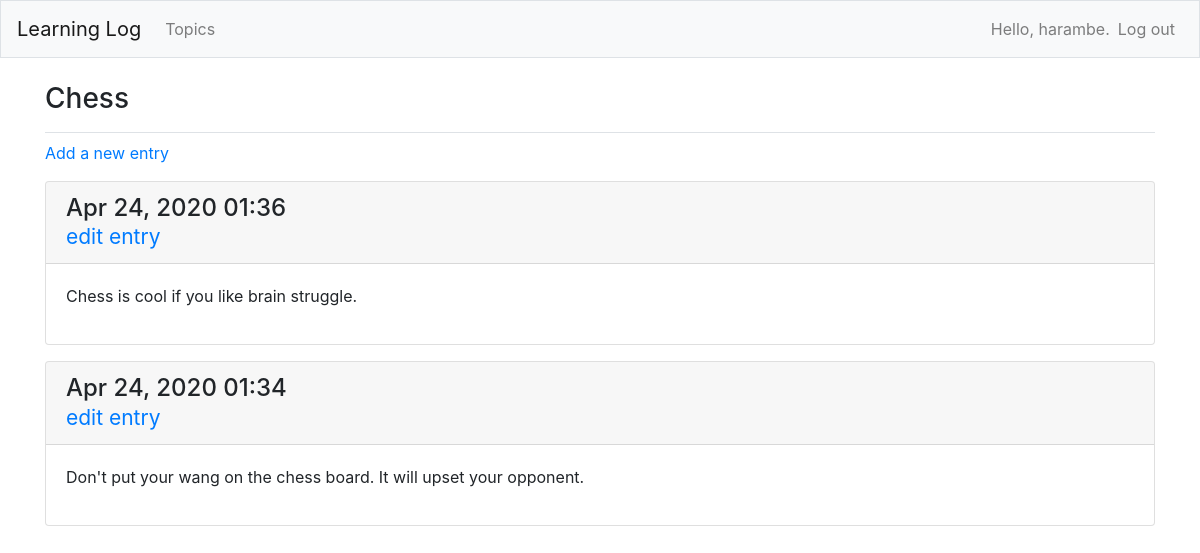
The page /topics/1/ (signed in) on the database its author committed.
### learning_logs/models.py (models this page shows, shortened)
class Topic(models.Model):
    text = models.CharField(max_length=200)
    date_added = models.DateTimeField(auto_now_add=True)
    owner = models.ForeignKey(User, on_delete=models.CASCADE)
    def __str__(self):
        return self.text

class Entry(models.Model):
    topic = models.ForeignKey(Topic, on_delete=models.CASCADE)
    text = models.TextField()
    date_added = models.DateTimeField(auto_now_add=True)
    class Meta:
        verbose_name_plural = 'entries'

### learning_logs/views.py (the view)
# urls.py: path('topics/<int:topic_id>/', views.topic, name='topic'),
@login_required
def topic(request, topic_id):
    topic = Topic.objects.get(id=topic_id)
    _check_topic_owner(request, topic)
    entries = topic.entry_set.order_by('-date_added')
    context = {'topic': topic, 'entries': entries}
    return render(request, 'learning_logs/topic.html', context)

### learning_logs/views.py (called while the page is built)
def _check_topic_owner(request, topic):
    if topic.owner != request.user:
        raise Http404

### learning_logs/templates/learning_logs/topic.html
{% extends 'learning_logs/base.html' %}
{% block page_header %}
<h3>{{ topic }}</h3>
{% endblock page_header %}
{% block content %}
<p>
    <a href="{% url 'learning_logs:new_entry' topic.id %}">Add a new entry</a>
</p>
{% for entry in entries %}
    <div class="card mb-3">
        <h4 class="card-header">
            {{ entry.date_added|date:"M d, Y H:i" }}
            <br>
            <small><a href="{% url 'learning_logs:edit_entry' entry.id %}">edit entry</a></small>
        </h4>
        <div class="card-body">
            {{ entry.text|linebreaks }}
        </div>
    </div>
{% empty %}
    <li>There are no entries for this topic yet.</li>
{% endfor %}
{% endblock content %}

### learning_logs/templates/learning_logs/base.html (shortened to what this page needs)
{% load bootstrap4 %}
<!doctype html>
<html lang='en'>
    <head>
        {% bootstrap_css %}
    </head>
    <body>
        <nav class="navbar navbar-expand-md navbar-light bg-light mb-4 border">
            <a class="navbar-brand" href="{% url 'learning_logs:index' %}">Learning Log</a>
            <div class="collapse navbar-collapse" id="navbarCollapse">
                <ul class="navbar-nav mr-auto">
                    <li class"nav-item">
                        <a class="nav-link" href="{% url 'learning_logs:topics' %}">Topics</a>
                    </li>
                </ul>
                <ul class="navbar-nav ml-auto">
                    {% if user.is_authenticated %}
                        <li class="nav-item">
                            <span class="navbar-text">Hello, {{ user.username }}.</span>
                        </li>
                        <li class="nav-item">
                            <a class="nav-link" href="{% url 'users:logout' %}">Log out</a>
                        </li>
                    {% endif %}
                </ul>
            </div>
        </nav>
        <main role="main" class="container">
            <div class="pb-2 mb-2 border-bottom">
                {% block page_header %}
                {% endblock page_header %}
            </div>
            <div>
                {% block content %}
                {% endblock content %}
            </div>
        </main>
    </body>
</html>

### rows shown on the page
Topic: text "Chess"
Entry: date_added "Apr 24, 2020 01:36", text "Chess is cool if you like brain struggle."
Entry: date_added "Apr 24, 2020 01:34", text "Don't put your wang on the chess board. It will upset your opponent."

### other values the page prints
{{ user.username }} "harambe"
